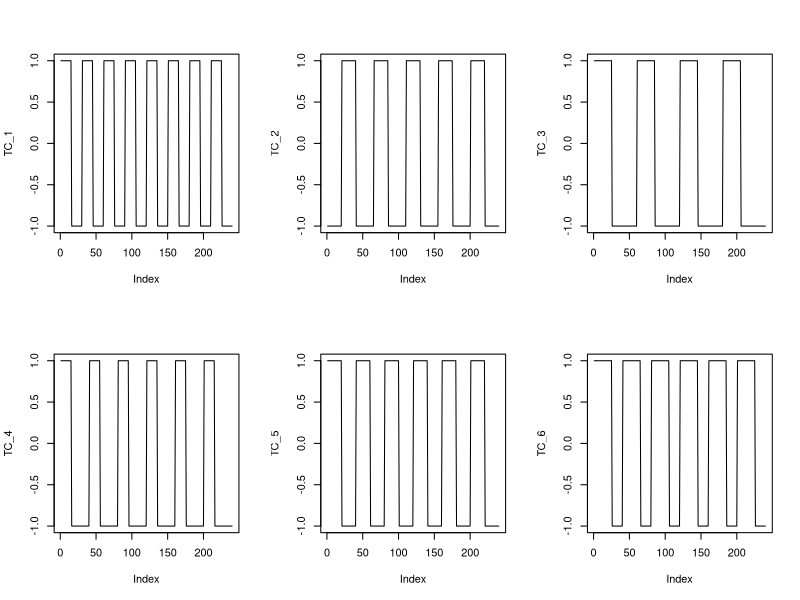
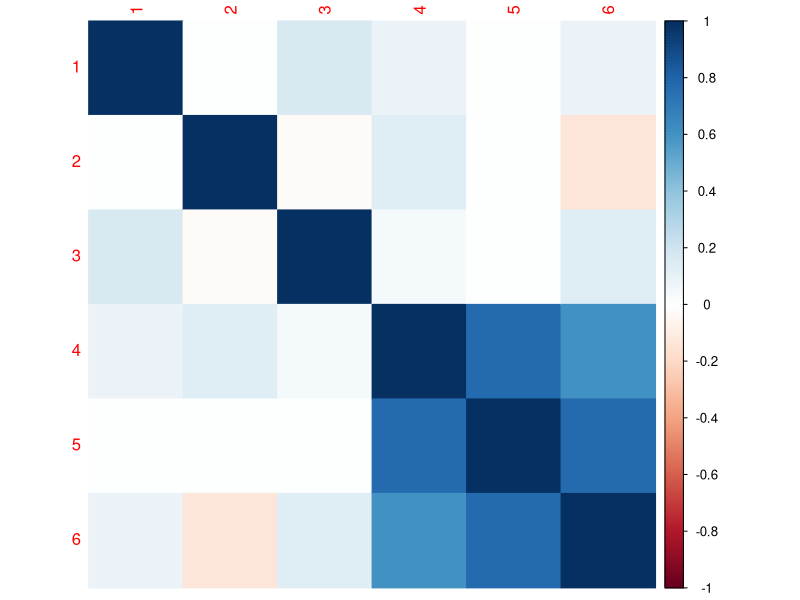

Write R code to recreate these figures, in order.
## ---- chunk 1
#Q1.1
TC_par<- par(mfrow=c(2,3))
TC_1<- c(rep(rep(c(1,-1), each =15), 8))
plot(TC_1, type='l')
TC_2<- c(rep(-1,20), rep(rep(c(1,-1),c(20,25)), length.out=220))
plot(TC_2, type='l')
TC_3 <- c(rep(rep(c(1,-1), c(25, 60-25)), length.out=240))
plot(TC_3, type='l')
TC_4 <- c(rep(rep(c(1,-1), c(15, 40-15)), length.out=240))
plot(TC_4, type='l')
TC_5 <- c(rep(rep(c(1,-1), c(20, 40-20)), length.out=240))
plot(TC_5, type='l')
TC_6 <- c(rep(rep(c(1,-1), c(25, 40-25)), length.out=240))
plot(TC_6, type='l')
par(TC_par)
(TC <- matrix(c(TC_1, TC_2, TC_3, TC_4, TC_5, TC_6), 240,6))
TC <- scale(TC, center = FALSE)
## ---- chunk 2
# install.packages("corrplot")
library(corrplot)
par(mfrow = c(1,1))
corrplot(cor(TC), method="color")
#heatmap(cor(TC), Colv = NA, Rowv = NA, sideColors=TRUE)
